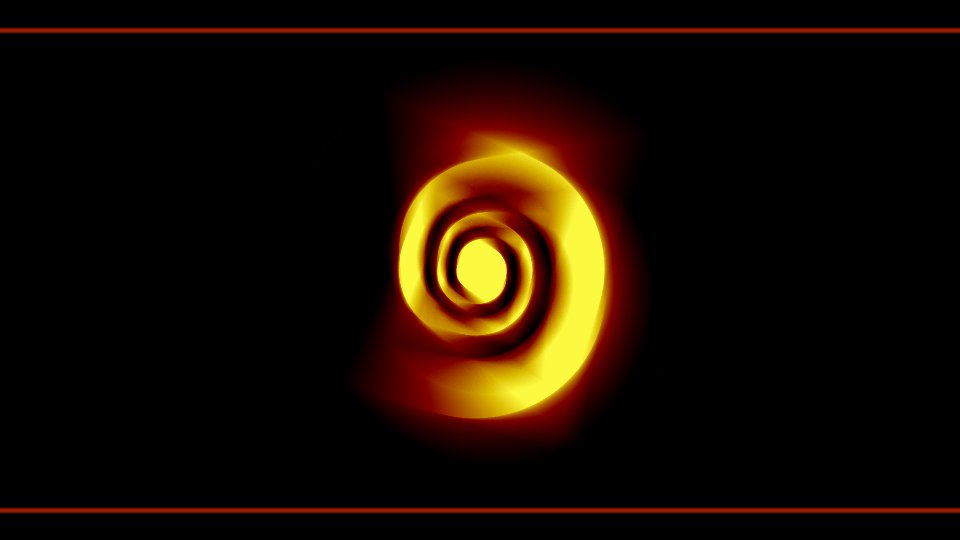

This figure's Python source:
# -*- coding: utf-8 -*-
import pygame
import numpy as np
from os import chdir
from sys import exit

class MilkyWay:
    """
    Displays a morphing / blurring red-yellow image.

    @author: kalle
    """

    def __init__(self, screen, target_fps, run_seconds):
        self.run_seconds = run_seconds
        self.screen = screen
        self.width = self.screen.get_size()[0]
        self.height = self.screen.get_size()[1]
        self.screenCopy = self.screen.copy()
        self.screenColorize = self.screen.copy()                        # used if not using palette
        self.screenCount = 127                                          # nr of separately stored images. Images are stored so the "oldest" one can be subtracted from final image.
                                                                        # obviously, it would be possible to store e.g. only the "transNodes" and redraw these images as needed - slower but memory-friendlier.
        self.screenCounter = self.screenCount - 1
        self.screenList = []
        self.rectList = []
        self.font = pygame.font.SysFont('CourierNew', 14)               # initialize font and set font size
        self.clock = pygame.time.Clock()
        self.backgroundColor = (0, 0, 0)
        self.barColor = (160, 30, 0)
        # self.objColor = (2, 0, 0)                                       # using red colour to set the shadecolor from the palette - the R component must be integer < 256 / screenCount
        self.objColor = (1, 2, 2)                                       # not using the palette, faster --> this will result in continuous red, "clipped" green and blue later
        self.nrImagesPerFrame = 4                                       # how many images to draw per frame. Larger number will make the effect smoother.
        self.palette = np.zeros((256, 3), dtype=np.uint8)
        self.midScreen = np.array([self.width / 2, self.height / 2], dtype=int)
        self.angleScale = (2.0 * np.pi) / 360.0
        self.nodes = np.zeros((4, 3), dtype=float)                      # nodes will have unrotated X,Y,Z coordinates.
        self.rotatedNodes = np.zeros((4, 3), dtype=float)               # rotatedNodes will have X,Y,Z coordinates after rotation
        self.transNodes = np.zeros((4, 2), dtype=int)                   # transNodes will have X,Y coordinates
        self.angles = np.zeros((3), dtype=float)                        # angles
        self.angleAdd = np.zeros((3), dtype=float)                      # rotation
        self.surfaces = []                                              # surfaces connect nodes. Note every other surface will be drawn with background color!
        self.zPos = 3000.0
        self.zScale = self.height
        self.frameCount = 0
        self.target_fps = target_fps
        self.running = True
        self.stop = False
        self.rectUsed = [0, 0, 0, 0]
        self.infoDisplay = False
        self.millisecs = 0
        self.timer_avg_frames = 180
        self.timer_names = []
        self.timers = np.zeros((1, 1), dtype=int)
        self.timer_frame = 0
        self.start_timer = 0

        self.timer_names.append("draw image")
        self.timer_names.append("blend images")
        self.timer_names.append("colorize")
        self.timer_names.append("plot info")
        self.timer_names.append("display flip")
        self.timer_names.append("wait")
        self.timers = np.zeros((len(self.timer_names), self.timer_avg_frames), dtype=int)

        self.angleAdd = np.array([0.7, 0.2, -3.0])
        self.nodes = np.array([
                [ 800,  800, 0],
                [ 800, -800, 0],
                [-800, -800, 0],
                [-800,  800, 0],
                [ 500,  500, 0],
                [ 500, -500, 0],
                [-500, -500, 0],
                [-500,  500, 0],
                [ 350,  350, 0],
                [ 400, -400, 0],
                [-350, -350, 0],
                [-400,  400, 0],
                [ 250,  250, 0],
                [ 300, -300, 0],
                [-250, -250, 0],
                [-300,  300, 0],
                [ 200,  200, 0],
                [ 200, -200, 0],
                [-200, -200, 0],
                [-200,  200, 0]
                ])
        self.surfaces.append((0, 3, 2, 1))
        self.surfaces.append((4, 7, 6, 5))
        self.surfaces.append((8, 11, 10, 9))
        self.surfaces.append((12, 15, 14, 13))
        self.surfaces.append((16, 19, 18, 17))

        # generate palette. This 256 color palette will be used for object colors even if display is full color.
        for i in range(0, 100):
            self.palette[i, :] = np.array([int(min(i, 127) * 2), 0, 0],  dtype=np.uint8)
        for i in range(100, 200):
            self.palette[i, :] = np.array([int(min(i, 127) * 2), int(min(i - 100, 127) * 2), 0],  dtype=np.uint8)
        for i in range(200, 256):
            self.palette[i, :] = np.array([int(min(i, 127) * 2), int(min(i - 100, 127) * 2), int(min(i - 200, 127) * 2)],  dtype=np.uint8)

        # create screen copies and init Rect list
        for i in range(self.screenCount):
            self.screenList.append(self.screen.copy())
            self.rectList.append(pygame.Rect(self.midScreen[0], self.midScreen[1], 0, 0))

        self.screen.fill(self.backgroundColor)
        self.addBars()
        self.screenColorize.fill((0, 127, 220))                           # when not using the palette, this will be subtracted and result in continuous red, "clipped" green and blue
        # initialize timers
        self.start_timer = pygame.time.get_ticks()
        self.millisecs = self.start_timer

    def run(self):
        """ Main loop. """

        while self.running:
            for event in pygame.event.get():
                if event.type == pygame.QUIT:
                    self.running = False
                    self.stop = True
                elif event.type == pygame.KEYDOWN:
                    if event.key == pygame.K_ESCAPE:
                        self.running = False
                        self.stop = True
                    if event.key == pygame.K_f:
                        self.toggleFullScreen()
                    if event.key == pygame.K_i:
                        self.toggleInfoDisplay()
                    if event.key == pygame.K_s:
                        # save screen, at half the resolution, using class name as file name
                        pygame.image.save(pygame.transform.scale(self.screen, (int(self.screen.get_size()[0] / 2), int(self.screen.get_size()[1] / 2))),
                                          self.__class__.__name__ + '.jpg')
                elif event.type == pygame.MOUSEBUTTONDOWN:
                    if event.button == 1:
                        # left button: exit
                        self.running = False

            for i in range(self.nrImagesPerFrame):
                active_screen = self.screenList[self.screenCounter]
                active_screen.fill(self.backgroundColor, self.rectList[self.screenCounter])  # clear
                self.addAngles()
                self.rotateAndTransformPlanar()
                self.draw(active_screen, self.objColor)
                self.measureTime("draw image")
                # blend latest image to screen copy, adding it
                self.blend(active_screen, self.rectList[self.screenCounter], pygame.BLEND_ADD)
                # blend oldest image to screen copy, subtracting it
                oldest_screen = self.screenList[self.screenCounter - 1]
                self.blend(oldest_screen, self.rectList[self.screenCounter - 1], pygame.BLEND_SUB)
                self.measureTime("blend images")
                self.screenCounter -= 1
                if self.screenCounter < 0:
                    self.screenCounter = self.screenCount - 1

            # copy finished data to visible screen and update the colors
            self.colorize()
            self.measureTime("colorize")

            if self.infoDisplay:
                self.plotInfo()
            self.nextTimeFrame()
            self.measureTime("plot info")
            pygame.display.flip()
            # release any locks on screen
            while self.screen.get_locked():
                self.screen.unlock()

            self.measureTime("display flip")
            self.clock.tick(self.target_fps)  # this keeps code running at max target_fps
            self.measureTime("wait")
            self.frameCount += 1

            if pygame.time.get_ticks() > self.start_timer + 1000 * self.run_seconds:
                self.running = False

        return self.stop

    def addAngles(self):

        # rotate by changing "angles".
        if self.frameCount < 200:
            # in the beginning, rotate arounf Z axis only.
            self.angles[2] += self.angleAdd[2] / self.nrImagesPerFrame
        else:
            self.angles += self.angleAdd / self.nrImagesPerFrame

        for j in range(3):
            if self.angles[j] > 360:
                self.angles[j] -= 360
            elif self.angles[j] < 0:
                self.angles[j] += 360

    def rotateAndTransformPlanar(self):

        # PLANAR: Assumes Z coordinate for all nodes is zero. Hence no need for row 3 of the matrix and a simpler dot product.
        # Set matrix for rotation and rotate and transform nodes.
        (sx, sy, sz) = np.sin(self.angles * self.angleScale)
        (cx, cy, cz) = np.cos(self.angles * self.angleScale)
        # build a matrix for X, Y, Z rotation (in that order, see Wikipedia: Euler angles).
        matrix = np.array([
            [cy * cz               , -cy * sz              , sy      ],
            [cx * sz + cz * sx * sy, cx * cz - sx * sy * sz, -cy * sx] #,
            # [sx * sz - cx * cz * sy, cz * sx + cx * sy * sz, cx * cy ]
            ])

        # rotate nodes - Planar
        self.rotatedNodes = np.matmul(self.nodes[:, 0:2], matrix)
        # transform 3D to 2D by dividing X and Y with Z coordinate
        self.transNodes = (self.rotatedNodes[:, 0:2] / ((self.rotatedNodes[:, 2:3] + self.zPos)) * self.zScale) + self.midScreen

    def draw(self, screen, color):

        # draw the rotated object
        i = 0
        color = self.objColor
        for surface in self.surfaces:
            node_list = ([self.transNodes[node][:2] for node in surface])
            rect = self.drawPolygon(screen, color, node_list)
            if i == 0:
                # first and largest shape: store its Rect
                self.rectList[self.screenCounter] = rect
                i = 1
            # switch color for next surface
            if color == self.objColor:
                color = self.backgroundColor
            else:
                color = self.objColor

    def blend(self, screen, rect, mode):

        # first test if rect is something to process
        if rect is not None:
            # blit a surface to the "complete image" surface, additive (the newest) or subtract (the oldest) mode
            while self.screenCopy.get_locked():
                self.screenCopy.unlock()
            while screen.get_locked():
                screen.unlock()
            self.screenCopy.blit(screen, rect, rect, mode)

    def colorize(self):

        # first find the minimum area to process by looking at all image rects
        rect = pygame.Rect(self.midScreen[0], self.midScreen[1], 1, 1)
        for image_rect in self.rectList:
            if image_rect is not None:
                rect = rect.union(image_rect)
        self.rectUsed = rect

        # blit the screen copy to the visible screen.
        while self.screenCopy.get_locked():
            self.screenCopy.unlock()
        while self.screen.get_locked():
            self.screen.unlock()
        self.screen.blit(self.screenCopy, rect, rect)

        # subtract colors to get the "red first, then yellow"
        self.screen.blit(self.screenColorize, rect, rect, pygame.BLEND_SUB)
        # double the colors to get the final blends
        self.screen.blit(self.screen, rect, rect, pygame.BLEND_ADD)

        # the ~same can be achieved using a more strictly defined 256 color palette:
        # x0 = rect[0]
        # x1 = rect[0] + rect[2]
        # y0 = rect[1]
        # y1 = rect[1] + rect[3]
        # # use surfarray.pixels3d to process image as a numpy array
        # rgb_array = pygame.surfarray.pixels3d(self.screen)
        # # pick a new color from the 256 color palette for each pixel, based on its shade (0 to 255) of RED color
        # rgb_array[x0:x1, y0:y1, 0:3] = self.palette[rgb_array[x0:x1, y0:y1, 0]]

    def drawPolygon(self, screen, color, node_list):

        # draws a filled antialiased polygon, returns its Rect (area covered)
        if len(node_list) > 2:  # a polygon needs at least 3 nodes
            # pygame.draw.aalines(screen, color, True, node_list)
            return pygame.draw.polygon(screen, color, node_list, 0)
        else:
            return pygame.Rect(0, 0, 0, 0)

    def plotInfo(self):
        """
        Add info on screen.
        This can obviously be skipped, just for information.
        """

        # release any locks on screen
        while self.screen.get_locked():
            self.screen.unlock()

        self.plotInfoBlit(10, 0 * 15 + 10, "frame  " + ("     " + str(self.frameCount))[-6:])
        self.plotInfoBlit(10, 1 * 15 + 10, "angles " + ("     " + str(int(self.angles[0])))[-6:]
                          + ("     " + str(int(self.angles[1])))[-6:] + ("     " + str(int(self.angles[2])))[-6:])
        self.plotInfoBlit(10, 2 * 15 + 10, "rect   " + ("     " + str(int(self.rectUsed[0])))[-6:]
                          + ("     " + str(int(self.rectUsed[1])))[-6:] + ("     " + str(int(self.rectUsed[2])))[-6:]
                          + ("     " + str(int(self.rectUsed[3])))[-6:])

        # add Frames Per Second - avg frame rate using the last ten frames
        self.plotInfoBlit(10, 3 * 15 + 10, "fps    " + ("     " + str(round(self.clock.get_fps(), 1)))[-6:])

        # add measured times as percentage of total
        tot_time = np.sum(self.timers)
        if tot_time > 0:
            for i in range(len(self.timer_names)):
                info_msg = (self.timer_names[i] + ' '*16)[:16] + (' '*10 + str(round(np.sum(self.timers[i, :]) * 100 / tot_time, 1)))[-7:]
                self.plotInfoBlit(10, (i + 4) * 15 + 10, info_msg)

    def addBars(self):

        # draw horizontal bars
        bar_height = int(4.0 * self.height / 320)
        for i in range(bar_height):
            color_level = np.sin((i + 1) / (bar_height + 1) * np.pi)
            color = ([round(x * color_level, 0) for x in self.barColor])
            pygame.draw.line(self.screen, color, (0, self.height * 0.05 + i),
                             (self.width - 1, self.height * 0.05 + i))
            pygame.draw.line(self.screen, color, (0, self.height * 0.95 - i),
                             (self.width - 1, self.height * 0.95 - i))


    def plotInfoBlit(self, x, y, msg):

        f_screen = self.font.render(msg, False, [255, 255, 255])
        f_screen.set_colorkey(None)
        self.screen.blit(f_screen, (x, y))

    def toggleInfoDisplay(self):

        # switch between a windowed display and full screen
        if self.infoDisplay:
            self.infoDisplay = False
        else:
            self.infoDisplay = True

    def toggleFullScreen(self):

        # toggle between fulls creen and windowed mode
        pygame.display.toggle_fullscreen()
        self.addBars()

    def measureTime(self, timer_name):
        # add time elapsed from previous call to selected timer
        i = self.timer_names.index(timer_name)
        new_time = pygame.time.get_ticks()
        self.timers[i, self.timer_frame] += (new_time - self.millisecs)
        self.millisecs = new_time

    def nextTimeFrame(self):
        # move to next timer and clear data
        self.timer_frame += 1
        if self.timer_frame >= self.timer_avg_frames:
            self.timer_frame = 0
        self.timers[:, self.timer_frame] = 0


if __name__ == '__main__':
    """
    Prepare screen, etc.
    """

    # set data directory
    chdir("C:/Users/Kalle/OneDrive/Asiakirjat/Python")

    # set screen size
    # first check available full screen modes
    pygame.display.init()
    # pick disp0lay mode from list or set a specific resolution
    # disp_modes = pygame.display.list_modes()
    # disp_size = disp_modes[9]  # selecting display size from available list. Assuming the 9th element is nice...
    # disp_size = (800, 600)  # to force display size
    # disp_size = (1280, 800)  # to force display size
    disp_size = (1920, 1080)  # to force display size
    pygame.font.init()

    # initialize mixer
    pygame.mixer.init()
    music_file = "firepower.ogg"  # this mod by Jellybean is available at e.g. http://janeway.exotica.org.uk/release.php?id=45537
    pygame.mixer.music.load(music_file)
    pygame.mixer.music.play()

    screen = pygame.display.set_mode(disp_size)
    pygame.display.set_caption('Milky Way')
    MilkyWay(screen, 60, 120).run()

    # exit; close everything
    pygame.quit()
    exit()
